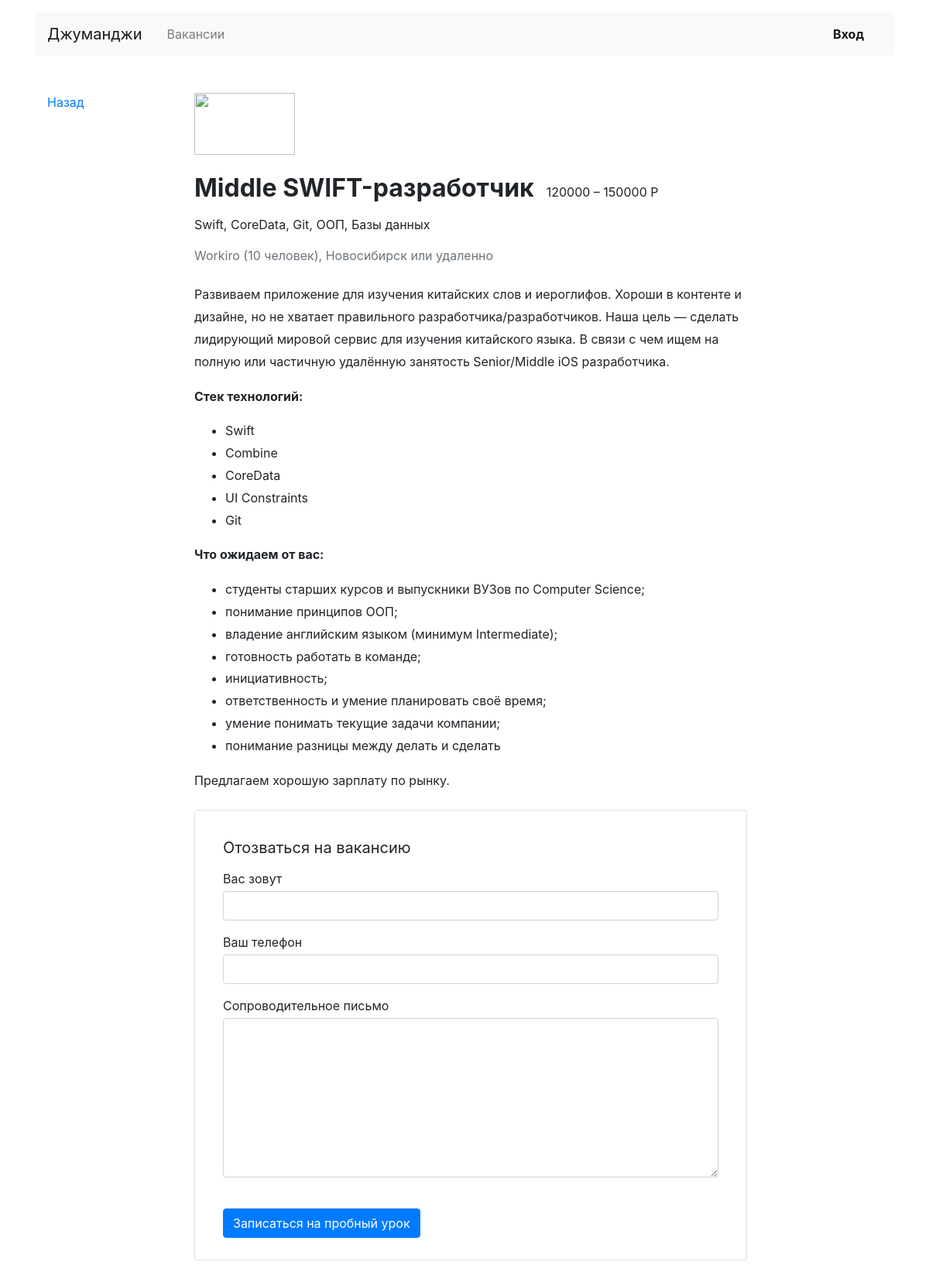
The page /vacancies/3 on the database its author committed.
### job_finder/models.py (models this page shows, shortened)
class Vacancy(models.Model):
    title = models.CharField(max_length=200)
    specialty = models.ForeignKey(Specialty, on_delete=models.CASCADE, related_name='vacancies')
    company = models.ForeignKey(Company, on_delete=models.CASCADE, related_name='vacancies')
    skills = models.TextField()
    description = models.TextField()
    salary_min = models.IntegerField()
    salary_max = models.IntegerField()
    published_at = models.DateField()

class Company(models.Model):
    name = models.CharField(max_length=50)
    location = models.CharField(max_length=200)
    logo = models.URLField(max_length=500, default='https://place-hold.it/100x60')
    description = models.TextField()
    employee_count = models.IntegerField()

### job_finder/views.py (the view)
# urls.py: path('vacancies/<int:vacancy>', vacancy_view, name="vacancy"),
def vacancy_view(request, vacancy):
    context = {}
    context["vacancy"] = Vacancy.objects.get(id=vacancy)
    return render(request, "week3/vacancy.html", context)

### job_finder/templates/week3/vacancy.html
{% extends 'week3/base.html' %}
{% block container %}
  <main class="container mt-3 pb-5">
    <div class="row mt-5">
      <div class="col-12 col-lg-2">
        <div class="pl-3 mb-5">
          <p><a href="{{ request.META.HTTP_REFERER }}">Назад</a></p>
        </div>
      </div>
      <div class="col-12 col-lg-8">
        <section class="pl-3">
          <a href="#"><img src="https://place-hold.it/130x80" width="130" height="80" alt=""></a>
          <div class="d-flex align-items-baseline align-content-baseline">
            <h1 class="h2 mt-4 font-weight-bold" >{{ vacancy.title }}</h1>
            <p class="m-0 pl-3">{{ vacancy.salary_min }} – {{ vacancy.salary_max }} Р</p>
          </div>
          <p class="mt-2">{{ vacancy.skills }}</p>
          <p class="text-muted mb-4">{{ vacancy.company.name|title }} ({{ vacancy.company.employee_count }} человек), {{ vacancy.company.location }} или удаленно</p>
          <div style="line-height: 1.8;">
            {{ vacancy.description|safe }}
          </div>
          <form action="/echo" class="card mt-4 mb-3" enctype="multipart/form-data">
            <div class="card-body mx-3">
              <p class="h5 mt-3 font-weight-normal">Отозваться на вакансию</p>
              <div class="form-group">
                <label class="mb-1 mt-2" for="userName">Вас зовут</label>
                <input class="form-control" type="text" placeholder="" id="userName">
              </div>
              <div class="form-group">
                <label class="mb-1" for="userPhone">Ваш телефон</label>
                <input class="form-control" type="tel" placeholder="" id="userPhone">
              </div>
              <div class="form-group">
                <label class="mb-1" for="userMsg" >Сопроводительное письмо</label>
                <textarea class="form-control" rows="8" id="userMsg"></textarea>
              </div>
              <input type="submit" class="btn btn-primary mt-4 mb-2" value="Записаться на пробный урок">
            </div>
          </form>
        </section>
      </div>
    </div>
  </main>
{% endblock %}

### rows shown on the page
Vacancy: title "Middle SWIFT-разработчик", salary_min "120000", salary_max "150000", skills "Swift, CoreData, Git, ООП, Базы данных", company.name "Workiro", company.employee_count "10", company.location "Новосибирск", description "Развиваем приложение для изучения китайских слов и иероглифов. Хороши в контенте и дизайне, но не хватает правильного разработчика/разработчиков. Наша цель — сделать лидирующий мировой сервис для изучения китайского языка. В связи с чем ищем на полную или частичную удалённую занятость Senior/Middle iOS разработчика. Стек технологий: Swift Combine CoreData UI Constraints Git Что ожидаем от вас: студенты старших курсов и выпускники ВУЗов по Computer Science; понимание принципов ООП; владение английским языком (минимум Intermediate); готовность работать в команде; инициативность; ответственность и умение планировать своё время; умение понимать текущие задачи компании; понимание разницы между…"
